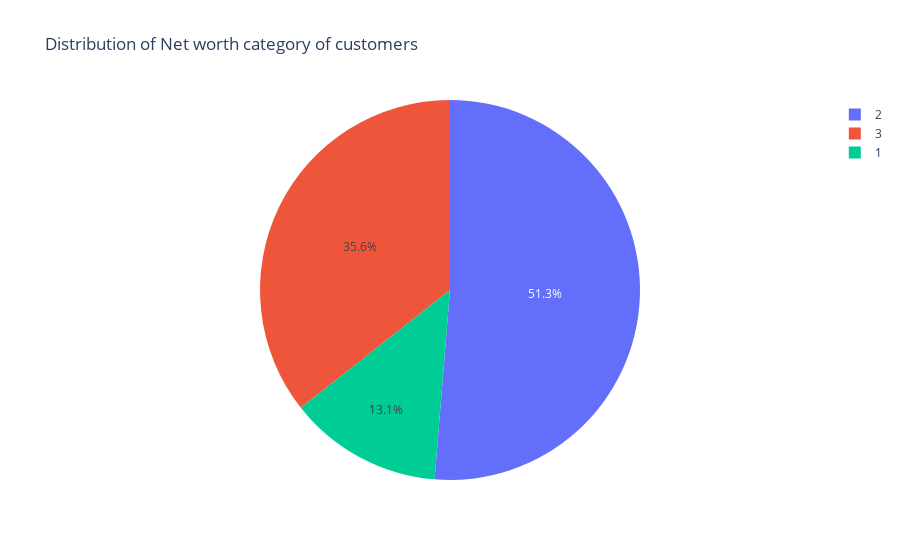

The cell this chart's notebook holds for it:
### Markdown cell above
* *Majority of the customers are self_employed(61.7%)  followed by (23.7%) salaried.*

### Code cell
pie_categorical('customer_nw_category','Net Worth Category','Distribution of Net worth category of customers')

### Figure 1 — Plotly figure (JSON) as saved in the notebook; plotly's stock layout.template omitted (floating-point values rounded to 4 significant figures; data arrays with more than 128 entries replaced by an {"elided": "..."} marker saying what was removed)
{"data": [{"domain": {"x": [0, 1], "y": [0, 1]}, "hovertemplate": "Net Worth Category=%{label}<extra></extra>", "labels": {"elided": "28382 int values"}, "legendgroup": "", "name": "", "showlegend": true, "type": "pie"}], "layout": {"legend": {"tracegroupgap": 0}, "title": {"text": "Distribution of Net worth category of customers"}}}
